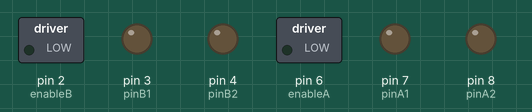
Recording of a sketch running on a simulated Arduino Uno, built with avr-gcc and run on an emulated ATmega328P. Parts: switched loads named in the sketch (green lamp = pin HIGH), output pins drawn as LEDs (lit = HIGH).

Above: at 0.1 s.
At 2.1 s:
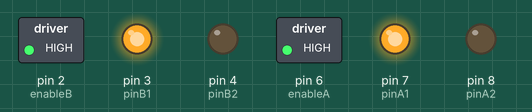
At 2.6 s:
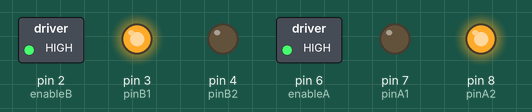
At 3.5 s:
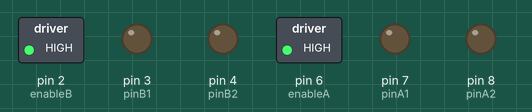
Timing chart, 0 to 5.0 s (numbered marks = the images above):
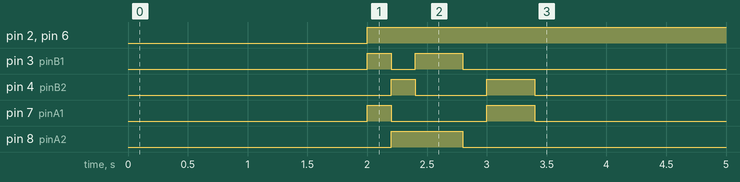

Measured:
- by itself, pin 2 (enableB), pin 6 (enableA): LOW → HIGH at 2.0 s
- by itself, pin 3 (pinB1): LOW → HIGH at 2.0 s, → LOW 0.20 s later, → HIGH 0.20 s later, → LOW 0.40 s later
- by itself, pin 4 (pinB2): LOW → HIGH at 2.2 s, → LOW 0.20 s later, → HIGH 0.60 s later, → LOW 0.40 s later
- by itself, pin 7 (pinA1): LOW → HIGH at 2.0 s, → LOW 0.20 s later, → HIGH 0.80 s later, → LOW 0.40 s later
- by itself, pin 8 (pinA2): LOW → HIGH at 2.2 s, → LOW 0.60 s later

The sketch:

RobotCode.ino
```cpp
// Motor A pins (enableA = enable motor, pinA1 = forward, pinA2 = backward)
int enableA = 6;
int pinA1 = 7;
int pinA2 = 8;

//Motor B pins (enabledB = enable motor, pinB2 = forward, pinB2 = backward)
int enableB = 2;
int pinB1 = 3;
int pinB2 = 4;

//This lets you run the loop a single time for testing
boolean run = true;

void setup() {
 pinMode(enableA, OUTPUT);
 pinMode(pinA1, OUTPUT);
 pinMode(pinA2, OUTPUT);

 pinMode(enableB, OUTPUT);
 pinMode(pinB1, OUTPUT);
 pinMode(pinB2, OUTPUT);
}
void loop() {
  if (run) {
    delay(2000);
    enableMotors();
    //Go forward
    forward(200);
    //Go backward
    backward(200);
    //Turn left
    turnLeft(400);
    coast(200);
    //Turn right
    turnRight(400);
    coast(200);
    //This stops the loop
    run = false;
  }
}

//Define high-level H-bridge commands

void enableMotors()
{
 motorAOn();
 motorBOn();
}

void disableMotors()
{
 motorAOff();
 motorBOff();
}

void forward(int time)
{
 motorAForward();
 motorBForward();
 delay(time);
}

void backward(int time)
{
 motorABackward();
 motorBBackward();
 delay(time);
}

void turnLeft(int time)
{
 motorABackward();
 motorBForward();
 delay(time);
}

void turnRight(int time)
{
 motorAForward();
 motorBBackward();
 delay(time);
}

void coast(int time)
{
 motorACoast();
 motorBCoast();
 delay(time);
}

void brake(int time)
{
 motorABrake();
 motorBBrake();
 delay(time);
}
//Define low-level H-bridge commands

//enable motors
void motorAOn()
{
 digitalWrite(enableA, HIGH);
}

void motorBOn()
{
 digitalWrite(enableB, HIGH);
}

 //disable motors
void motorAOff()
{
 digitalWrite(enableB, LOW);
}

void motorBOff()
{
 digitalWrite(enableA, LOW);
}

 //motor A controls
void motorAForward()
{
 digitalWrite(pinA1, HIGH);
 digitalWrite(pinA2, LOW);
}

void motorABackward()
{
 digitalWrite(pinA1, LOW);
 digitalWrite(pinA2, HIGH);
}

//motor B controls
void motorBForward()
{
 digitalWrite(pinB1, HIGH);
 digitalWrite(pinB2, LOW);
}

void motorBBackward()
{
 digitalWrite(pinB1, LOW);
 digitalWrite(pinB2, HIGH);
}

//coasting and braking
void motorACoast()
{
 digitalWrite(pinA1, LOW);
 digitalWrite(pinA2, LOW);
}

void motorABrake()
{
 digitalWrite(pinA1, HIGH);
 digitalWrite(pinA2, HIGH);
}

void motorBCoast()
{
 digitalWrite(pinB1, LOW);
 digitalWrite(pinB2, LOW);
}

void motorBBrake()
{
 digitalWrite(pinB1, HIGH);
 digitalWrite(pinB2, HIGH);
}
```
